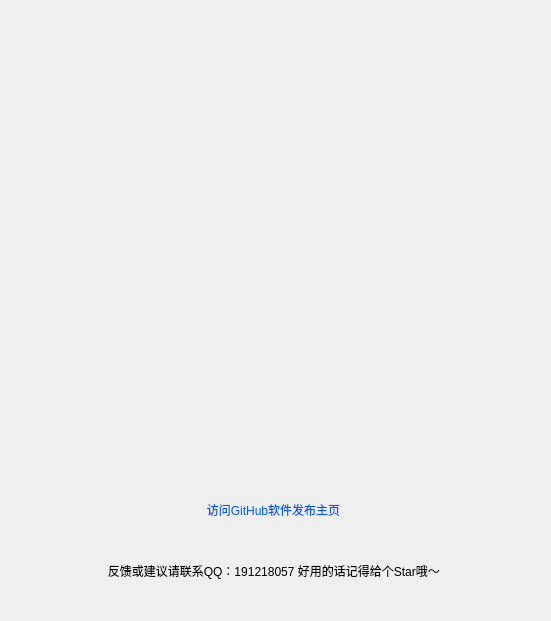
<?xml version="1.0" encoding="UTF-8"?>
<ui version="4.0">
 <class>Page_0</class>
 <widget class="QWidget" name="Page_0">
  <property name="geometry">
   <rect>
    <x>0</x>
    <y>0</y>
    <width>551</width>
    <height>621</height>
   </rect>
  </property>
  <property name="windowTitle">
   <string>Form</string>
  </property>
  <property name="styleSheet">
   <string notr="true"/>
  </property>
  <layout class="QVBoxLayout" name="verticalLayout">
   <item>
    <widget class="QWidget" name="homeWidget" native="true">
     <property name="styleSheet">
      <string notr="true"/>
     </property>
     <layout class="QVBoxLayout" name="verticalLayout_2">
      <item>
       <widget class="QLabel" name="label">
        <property name="styleSheet">
         <string notr="true"/>
        </property>
        <property name="text">
         <string/>
        </property>
        <property name="alignment">
         <set>Qt::AlignCenter</set>
        </property>
       </widget>
      </item>
      <item>
       <widget class="QLabel" name="label_2">
        <property name="styleSheet">
         <string notr="true"/>
        </property>
        <property name="text">
         <string/>
        </property>
        <property name="alignment">
         <set>Qt::AlignHCenter|Qt::AlignTop</set>
        </property>
       </widget>
      </item>
      <item>
       <widget class="QToolButton" name="toolButton">
        <property name="minimumSize">
         <size>
          <width>507</width>
          <height>20</height>
         </size>
        </property>
        <property name="maximumSize">
         <size>
          <width>16777215</width>
          <height>50</height>
         </size>
        </property>
        <property name="font">
         <font>
          <weight>50</weight>
          <italic>false</italic>
          <bold>false</bold>
          <underline>false</underline>
          <strikeout>false</strikeout>
          <stylestrategy>PreferAntialias</stylestrategy>
          <kerning>true</kerning>
         </font>
        </property>
        <property name="cursor">
         <cursorShape>PointingHandCursor</cursorShape>
        </property>
        <property name="focusPolicy">
         <enum>Qt::TabFocus</enum>
        </property>
        <property name="contextMenuPolicy">
         <enum>Qt::DefaultContextMenu</enum>
        </property>
        <property name="layoutDirection">
         <enum>Qt::LeftToRight</enum>
        </property>
        <property name="styleSheet">
         <string notr="true">
color: rgb(0, 85, 255);</string>
        </property>
        <property name="text">
         <string>访问GitHub软件发布主页</string>
        </property>
        <property name="icon">
         <iconset resource="../resource.qrc">
          <normaloff>:/image/GitHub.ico</normaloff>:/image/GitHub.ico</iconset>
        </property>
        <property name="popupMode">
         <enum>QToolButton::DelayedPopup</enum>
        </property>
        <property name="toolButtonStyle">
         <enum>Qt::ToolButtonTextUnderIcon</enum>
        </property>
        <property name="autoRaise">
         <bool>true</bool>
        </property>
        <property name="arrowType">
         <enum>Qt::NoArrow</enum>
        </property>
       </widget>
      </item>
      <item>
       <widget class="QLabel" name="label_3">
        <property name="minimumSize">
         <size>
          <width>0</width>
          <height>20</height>
         </size>
        </property>
        <property name="maximumSize">
         <size>
          <width>16777215</width>
          <height>60</height>
         </size>
        </property>
        <property name="text">
         <string>&lt;html&gt;&lt;head/&gt;&lt;body&gt;&lt;p align=&quot;center&quot;&gt;反馈或建议请联系QQ：191218057 好用的话记得给个Star哦～ &lt;/p&gt;&lt;/body&gt;&lt;/html&gt;</string>
        </property>
        <property name="alignment">
         <set>Qt::AlignCenter</set>
        </property>
       </widget>
      </item>
     </layout>
    </widget>
   </item>
  </layout>
 </widget>
 <resources>
  <include location="../resource.qrc"/>
 </resources>
 <connections/>
</ui>
